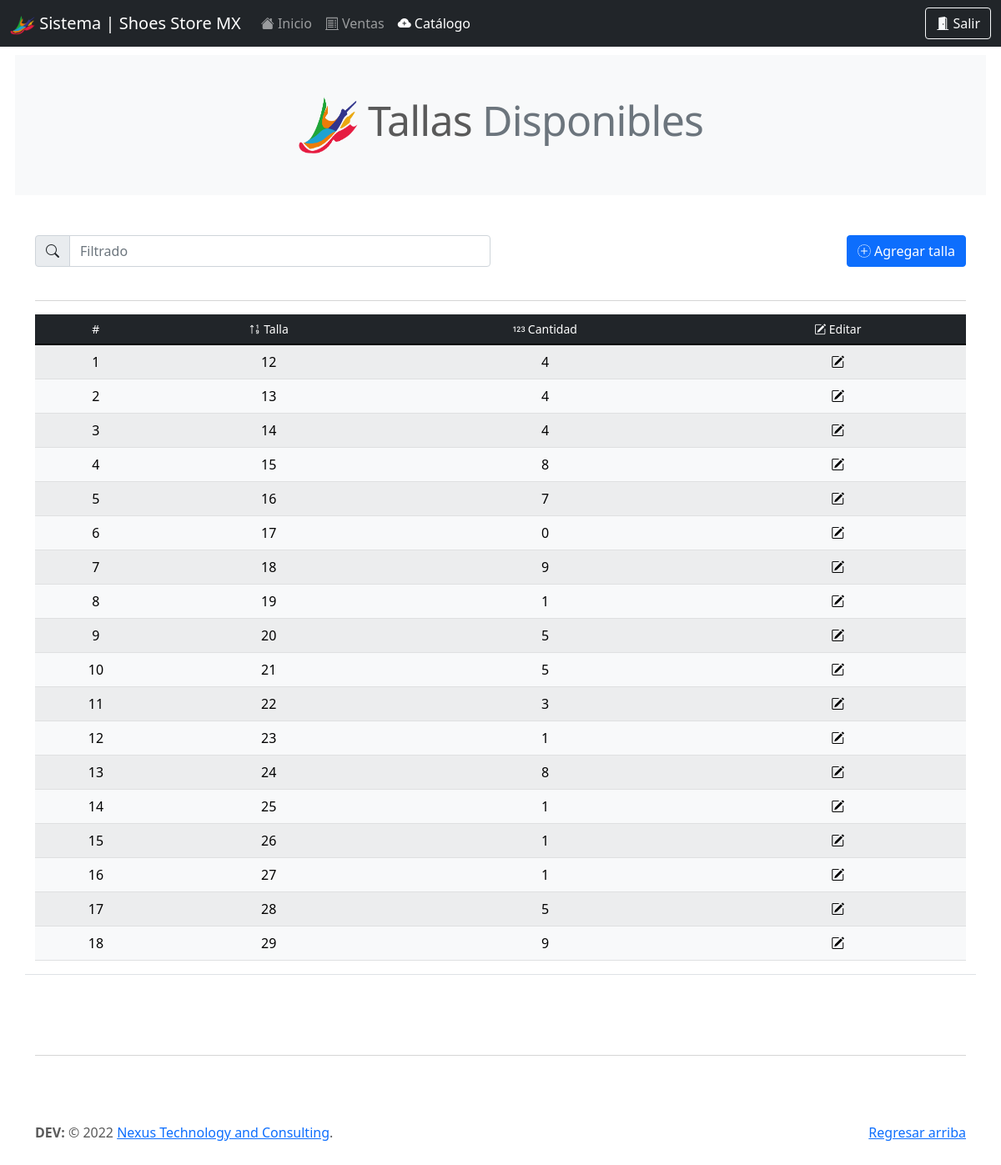
Before: /be_/tallas.php?talla=18 (signed in) with the older database file.
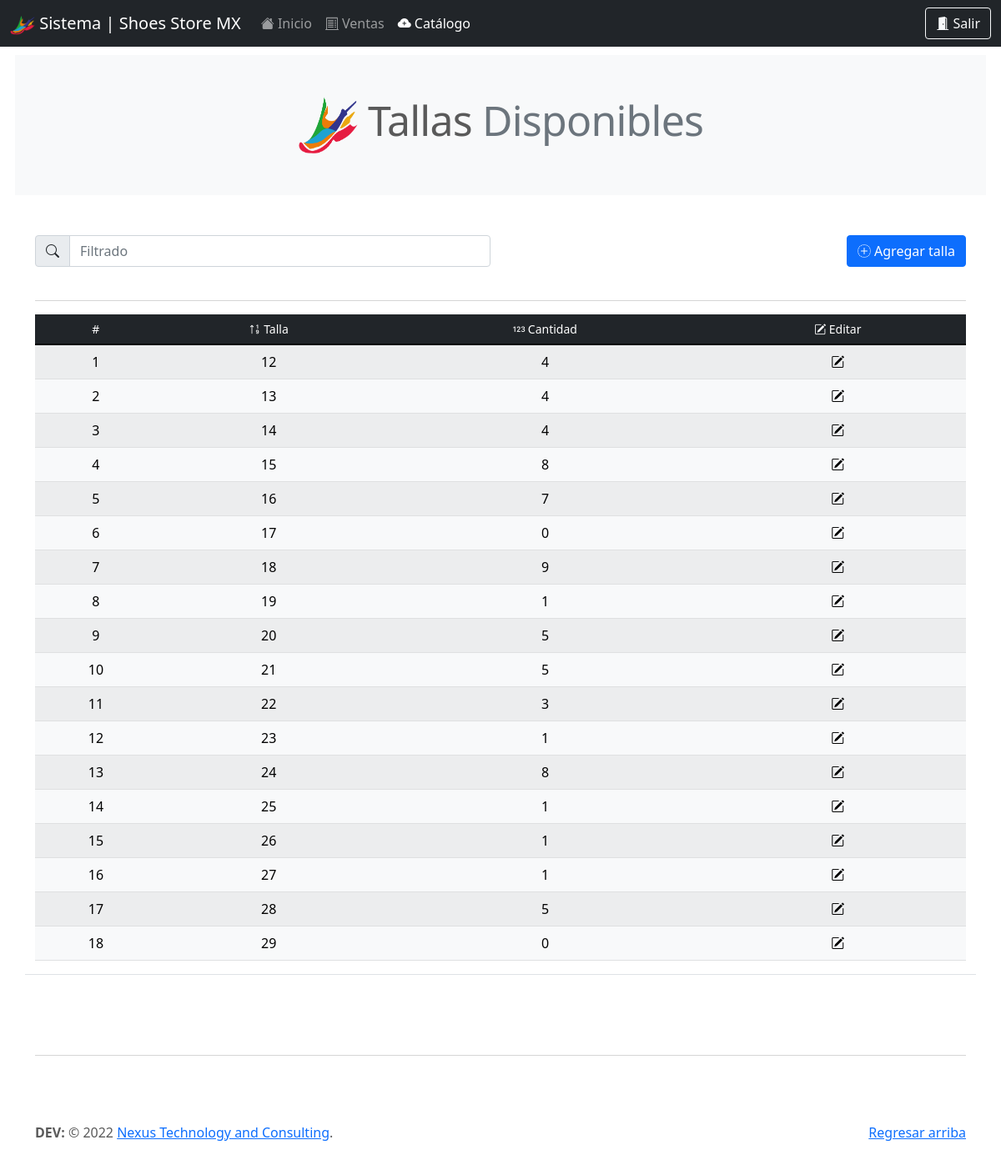
After: the same page with the newer database file.
### tables this page shows
CREATE TABLE `inventario` (
  `id` int(11) NOT NULL,
  `id_ext_tenis` int(11) NOT NULL,
  `cantidad` int(11) NOT NULL,
  `talla` int(11) NOT NULL,
  `color` int(11) DEFAULT NULL,
  `venta_gral` int(11) DEFAULT NULL,
  `venta_individual` int(11) DEFAULT NULL,
  `fecha` datetime DEFAULT NULL
);

### query/query_talla.php (called while the page is built)
<?php
include('qconn/qc.php');
    $sqlTalla = "SELECT * FROM inventario WHERE id_ext_tenis = '$id_talla' ORDER BY talla ASC";
    $resultado_sqlTalla = $conn->query($sqlTalla);
?>

### be_/tallas.php (the view, shortened to what this page needs)
<!doctype html>
<html lang="en">
  <head>
    <link rel="stylesheet" href="https://cdn.jsdelivr.net/npm/bootstrap-icons@1.7.2/font/bootstrap-icons.css">
    <link href="../assets/dist/css/bootstrap.min.css" rel="stylesheet">
    <link href="../carousel.css" rel="stylesheet">
  </head>
  <body>
<header>
<nav class="navbar navbar-expand-md navbar-dark fixed-top bg-dark">
    <div class="container-fluid">
    <a class="navbar-brand" href="#"><img src="../assets/brand/img/logo_store_shoes_sin_fondo.png" alt="" width="30" height="24"> Sistema | Shoes Store MX</a>
      <div class="collapse navbar-collapse" id="navbarCollapse">
        <ul class="navbar-nav me-auto mb-2 mb-md-0">
          <li class="nav-item">
           <a class="nav-link" aria-current="page" href="dashboard.php"><i class="bi bi-house-fill"></i> Inicio</a>
          </li>
          <li class="nav-item">
            <a class="nav-link" href="venta_gral.php"><i class="bi bi-receipt-cutoff"></i> Ventas</a>
          </li>
          <li class="nav-item">
            <a class="nav-link active" href="catalogo.php"><i class="bi bi-cloud-plus-fill"></i> Catálogo</a>
          </li>
        </ul>
        <form class="d-flex">
          <a href="prcd/sort.php" class="btn btn-outline-light" type="submit"><i class="bi bi-door-open-fill"></i> Salir</a>
        </form>
      </div>
    </div>
  </nav>
</header>
<main>
<h2 class="mb-5 bg-light p-5 text-center featurette-heading" style="margin:18px;"><img src="../assets/brand/img/logo_store_shoes_sin_fondo.png" alt="" width="72" height="72"> Tallas <span class="text-muted">Disponibles</span></h2>
<? include('../query/query_catalogo_backend.php'); ?>
  <div class="container marketing mt-5 border-bottom">
  <div class="row">
    <div class="col">
        <div class="input-group mb-4 w-100">
            <span class="input-group-text" id="basic-addon1"><i class="bi bi-search"></i></span>
            <input type="text" class="form-control" placeholder="Filtrado" aria-label="Filtrado" aria-describedby="basic-addon1" id="myInput">
        </div>
    </div>
    <div class="col">
        <div class="input-group mb-4 justify-content-end">
            <button class="btn btn-primary" data-bs-toggle="modal" data-bs-target="#agregarProducto"><i class="bi bi-plus-circle-dotted"></i> Agregar talla</button>
        </div>
    </div>
  </div>
  <hr>
    <table class="table  table-light table-striped mb-3 table-hover align-middle">
      <thead class="text-center table-dark align-middle">
        <tr>
          <th scope="col" class="h6"><small>#</small></th>
          <th scope="col" class="h6"><small><i class="bi bi-sort-numeric-up"></i> Talla</small></th>
          <th scope="col" class="h6"><small><i class="bi bi-123"></i> Cantidad</small></th>
          <th scope="col" class="h6"><small><i class="bi bi-pencil-square"></i> Editar</small></th>
        </tr>
      </thead>
      <tbody id="myTable">
        <?php
        $id_talla =$_REQUEST['talla'];
        include('../query/query_talla.php');
        $x = 0;
        while($row_sql = $resultado_sqlTalla->fetch_assoc()){
            $x++;
            echo'<tr>';
            echo'<td class="text-center">'.$x.'</td>';
            echo'<td class="text-center">'.$row_sql['talla'].'</td>';
            echo'<td class="text-center">'.$row_sql['cantidad'].'</td>';
            echo'<td class="text-center"><a data-bs-toggle="modal" data-bs-target="#exampleModal'.$row_sql['id'].'"><i class="bi bi-pencil-square"></i></a></td>';
            echo'</tr>';
        }
        ?>
      </tbody>
    </table>
  </div>
  <footer class="footer mt-auto py-3">
    <div class="container">
      <hr class="featurette-divider">
      <p class="float-end"><a href="#">Regresar arriba</a></p>
    <p><strong>DEV:</strong> © 2022 <a href="https://direccioneszac.net/red_deploy/" target="_blank">Nexus Technology and Consulting</a>.</p>
    </div>
  </footer>
</main>
  </body>
</html>

Changed rows visible on the page:
changed inventario (number 18 of 18 on the later page): cantidad "9" → "0"
